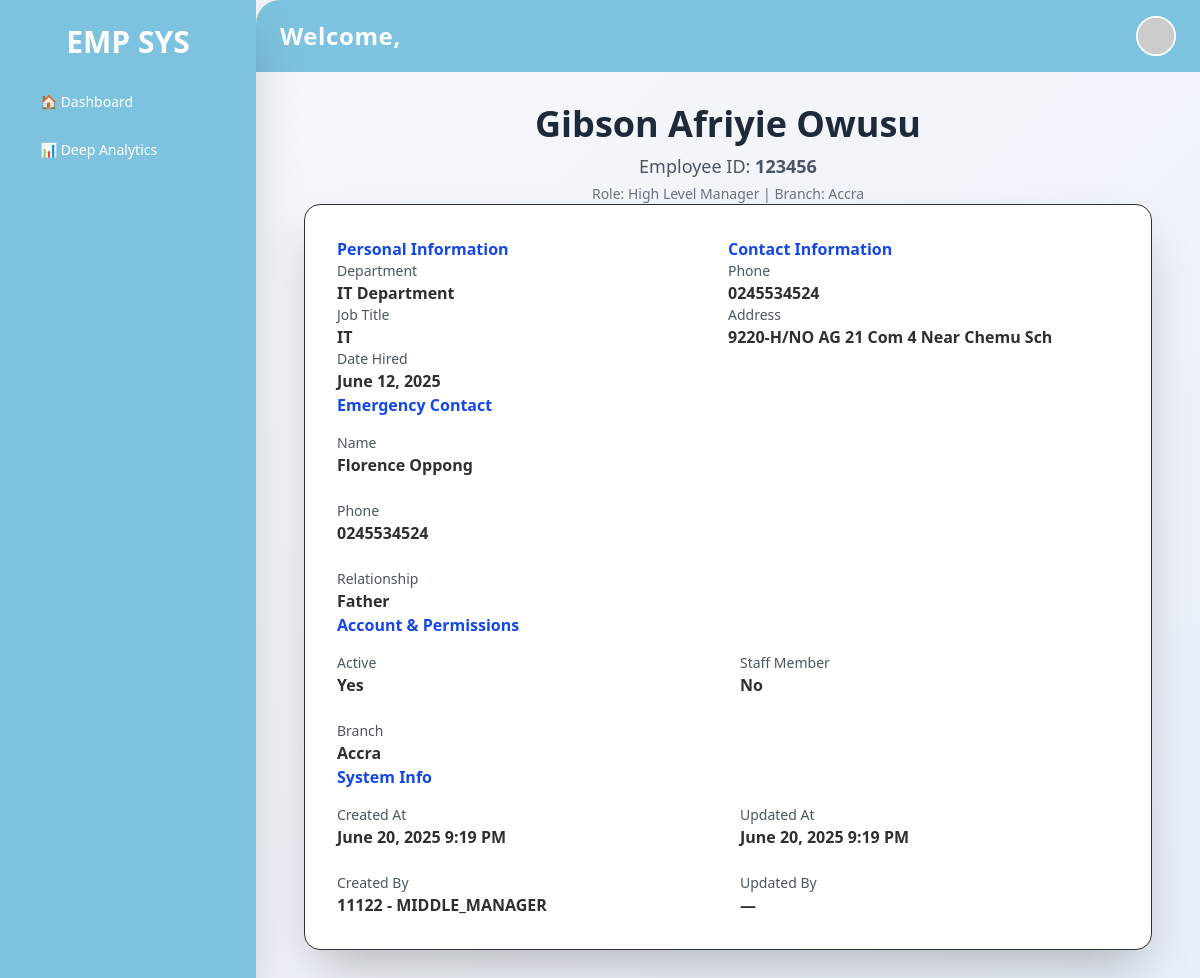
/employee (signed in), run on the app's committed database.
### performance_app/models.py (models this page shows, shortened)
class EmployeeProfile(models.Model):
    user = models.OneToOneField(User, on_delete=models.CASCADE)
    first_name = models.CharField(max_length=100, blank=True, null=True)
    last_name = models.CharField(max_length=100, blank=True, null=True)
    department = models.CharField(max_length=100)
    job_title = models.CharField(max_length=100)
    date_hired = models.DateField()
    phone = models.CharField(max_length=15, blank=True, null=True)
    address = models.TextField(null=True, blank=True)
    emergency_contact_name = models.CharField(max_length=100, null=True, blank=True)
    emergency_contact_phone = models.CharField(max_length=15, null=True, blank=True)
    emergency_relationship = models.CharField(max_length=50, null=True, blank=True)
    data_created = models.DateTimeField(auto_now_add=True, blank=True, null=True)
    data_updated = models.DateTimeField(auto_now=True, blank=True, null=True)
    created_by = models.ForeignKey(User, related_name='created_employee', on_delete=models.CASCADE, null=True, blank=True)
    updated_by = models.ForeignKey(User, related_name='updated_employee', on_delete=models.CASCADE, null=True, blank=True)

class User(AbstractBaseUser, PermissionsMixin):
    ROLE_CHOICES = [
        ('HR', 'HR'),
        ('HIGH_MANAGER', 'High Level Manager'),
        ('MIDDLE_MANAGER', 'Middle Level Manager'),
        ('MANAGER', 'Low Level Manager'),
        ('EMPLOYEE', 'Employee'),
    ]
    employee_id = models.CharField(max_length=20, unique=True)
    role = models.CharField(max_length=20, choices=ROLE_CHOICES)
    branch = models.CharField(max_length=100, blank=True, null=True)
    is_active = models.BooleanField(default=True)
    is_staff = models.BooleanField(default=False)
    USERNAME_FIELD = 'employee_id'
    REQUIRED_FIELDS = []
    objects = CustomUserManager()
    def __str__(self):
        return f"{self.employee_id} - {self.role}"

### performance_app/views.py (the view)
# urls.py: path('employee', views.employee, name='employee'),
@login_required
def employee(request):
    employee = EmployeeProfile.objects.get(user=request.user)
    return render(request, 'dashboard/employee/employee_info.html', {'employee': employee})

### theme/templates/dashboard/employee/employee_info.html (shortened to what this page needs)
{% extends 'base.html' %}
{% block content %}
<div class="container mx-auto py-10 px-4 md:px-6 animate-fade-in">
    <div class="text-center mb-10">
        <h1 class="text-4xl font-bold text-gray-800">{{ employee.first_name }} {{ employee.last_name }}</h1>
        <p class="text-lg text-gray-600 mt-2">Employee ID: <span class="font-semibold">{{ employee.user.employee_id }}</span></p>
        <p class="text-sm text-gray-500 mt-1">Role: {{ employee.user.get_role_display }} | Branch: {{ employee.user.branch|default:"N/A" }}</p>
    </div>
    <div class="bg-white shadow-2xl rounded-2xl p-8 transition-transform transform hover:scale-[1.01] border border-gray-200">
        <section class="grid grid-cols-1 md:grid-cols-2 gap-8">
            <div class="space-y-5">
                <h2 class="text-xl font-semibold text-blue-700">Personal Information</h2>
                <div>
                    <p class="text-gray-600 text-sm">Department</p>
                    <p class="font-semibold">{{ employee.department }}</p>
                </div>
                <div>
                    <p class="text-gray-600 text-sm">Job Title</p>
                    <p class="font-semibold">{{ employee.job_title }}</p>
                </div>
                <div>
                    <p class="text-gray-600 text-sm">Date Hired</p>
                    <p class="font-semibold">{{ employee.date_hired|date:"F j, Y" }}</p>
                </div>
            </div>
            <div class="space-y-5">
                <h2 class="text-xl font-semibold text-blue-700">Contact Information</h2>
                <div>
                    <p class="text-gray-600 text-sm">Phone</p>
                    <p class="font-semibold">{{ employee.phone|default:"Not provided" }}</p>
                </div>
                <div>
                    <p class="text-gray-600 text-sm">Address</p>
                    <p class="font-semibold">{{ employee.address|default:"Not provided" }}</p>
                </div>
            </div>
        </section>
        <section class="pt-8">
            <h2 class="text-xl font-semibold text-blue-700 mb-4">Emergency Contact</h2>
            <div class="grid grid-cols-1 md:grid-cols-3 gap-6">
                <div>
                    <p class="text-gray-600 text-sm">Name</p>
                    <p class="font-semibold">{{ employee.emergency_contact_name|default:"Not provided" }}</p>
                </div>
                <div>
                    <p class="text-gray-600 text-sm">Phone</p>
                    <p class="font-semibold">{{ employee.emergency_contact_phone|default:"Not provided" }}</p>
                </div>
                <div>
                    <p class="text-gray-600 text-sm">Relationship</p>
                    <p class="font-semibold">{{ employee.emergency_relationship|default:"Not provided" }}</p>
                </div>
            </div>
        </section>
        <section class="pt-8">
            <h2 class="text-xl font-semibold text-blue-700 mb-4">Account & Permissions</h2>
            <div class="grid grid-cols-1 md:grid-cols-2 gap-6">
                <div>
                    <p class="text-gray-600 text-sm">Active</p>
                    <p class="font-semibold flex items-center">
                        {% if employee.user.is_active %}
                         Yes
                        {% else %}
                        <span class="inline-block w-3 h-3 mr-2 rounded-full bg-red-500"></span> No
                        {% endif %}
                    </p>
                </div>
                <div>
                    <p class="text-gray-600 text-sm">Staff Member</p>
                    <p class="font-semibold flex items-center">
                        {% if employee.user.is_staff %}
                        <span class="inline-block w-3 h-3 mr-2 rounded-full bg-blue-500"></span> Yes
                        {% else %}
                         No
                        {% endif %}
                    </p>
                </div>
                <div>
                    <p class="text-gray-600 text-sm">Branch</p>
                    <p class="font-semibold">{{ employee.user.branch|default:"Not assigned" }}</p>
                </div>
            </div>
        </section>
        <section class="pt-8">
            <h2 class="text-xl font-semibold text-blue-700 mb-4">System Info</h2>
            <div class="grid grid-cols-1 md:grid-cols-2 gap-6">
                <div>
                    <p class="text-gray-600 text-sm">Created At</p>
                    <p class="font-semibold">{{ employee.data_created|date:"F j, Y g:i A"|default:"—" }}</p>
                </div>
                <div>
                    <p class="text-gray-600 text-sm">Updated At</p>
                    <p class="font-semibold">{{ employee.data_updated|date:"F j, Y g:i A"|default:"—" }}</p>
                </div>
                <div>
                    <p class="text-gray-600 text-sm">Created By</p>
                    <p class="font-semibold">{{ employee.created_by|default:"System" }}</p>
                </div>
                <div>
                    <p class="text-gray-600 text-sm">Updated By</p>
                    <p class="font-semibold">{{ employee.updated_by|default:"—" }}</p>
                </div>
            </div>
        </section>
    </div>
</div>
{% endblock %}

### data on the page
EmployeeProfile: first_name "Gibson Afriyie", last_name "Owusu", user.employee_id "123456", user.role "High Level Manager", user.branch "Accra", department "IT Department", job_title "IT", date_hired "June 12, 2025", phone "0245534524", address "9220-H/NO AG 21 Com 4 Near Chemu Sch", emergency_contact_name "Florence Oppong", emergency_contact_phone "0245534524", emergency_relationship "Father", data_created "June 20, 2025 9:19 PM", data_updated "June 20, 2025 9:19 PM", created_by "11122 - MIDDLE_MANAGER", updated_by "—"
